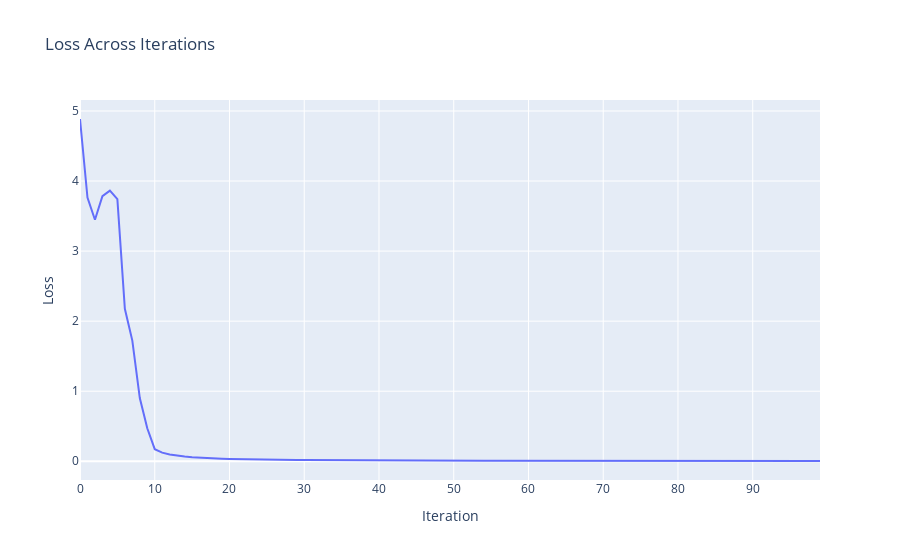

The code cell stored with this chart in its notebook:
### Code cell
iterations = 100
losses = []

for k in range(iterations):
  
  # forward pass
  ypred = [n(x) for x in xs]
  loss = sum((yout - ygt)**2 for ygt, yout in zip(ys, ypred))
  
  # backward pass
  for p in n.parameters():
    p.grad = 0.0
  loss.backward()
  
  # update
  for p in n.parameters():
    p.data += -0.1 * p.grad
  
  losses.append(loss.data)
  if iterations <= 20:
    print(k, loss.data)

for ygt, yout in zip(ys, ypred):
    print(f'target: {ygt}, pred: {yout.data}, loss ({yout.data} - {ygt})**2 = {((yout - ygt)**2).data}')

# import matplotlib.pyplot as plt
# plt.plot(losses)
# plt.xlabel('Iteration')
# plt.ylabel('Loss')
# plt.title('Loss Across Iterations')
# plt.show()

import plotly.graph_objects as go
fig = go.Figure()
fig.add_trace(go.Scatter(x=list(range(iterations)), y=losses, mode='lines', name='Loss'))
fig.update_layout(
    title='Loss Across Iterations',
    xaxis_title='Iteration',
    yaxis_title='Loss')
fig.show()

### Figure 1 — Plotly figure (JSON) as saved in the notebook; plotly's stock layout.template omitted (floating-point values rounded to 4 significant figures)
{"data": [{"mode": "lines", "name": "Loss", "type": "scatter", "x": [0, 1, 2, 3, 4, 5, 6, 7, 8, 9, 10, 11, 12, 13, 14, 15, 16, 17, 18, 19, 20, 21, 22, 23, 24, 25, 26, 27, 28, 29, 30, 31, 32, 33, 34, 35, 36, 37, 38, 39, 40, 41, 42, 43, 44, 45, 46, 47, 48, 49, 50, 51, 52, 53, 54, 55, 56, 57, 58, 59, 60, 61, 62, 63, 64, 65, 66, 67, 68, 69, 70, 71, 72, 73, 74, 75, 76, 77, 78, 79, 80, 81, 82, 83, 84, 85, 86, 87, 88, 89, 90, 91, 92, 93, 94, 95, 96, 97, 98, 99], "y": [4.886, 3.763, 3.448, 3.785, 3.863, 3.743, 2.177, 1.723, 0.9023, 0.4709, 0.1729, 0.1234, 0.09691, 0.07949, 0.06722, 0.05812, 0.05112, 0.04557, 0.04107, 0.03735, 0.03423, 0.03157, 0.02928, 0.02729, 0.02554, 0.024, 0.02262, 0.02139, 0.02028, 0.01928, 0.01837, 0.01754, 0.01678, 0.01607, 0.01543, 0.01483, 0.01427, 0.01376, 0.01328, 0.01283, 0.0124, 0.01201, 0.01164, 0.01129, 0.01096, 0.01064, 0.01035, 0.01007, 0.009802, 0.00955, 0.009309, 0.009081, 0.008863, 0.008654, 0.008456, 0.008265, 0.008083, 0.007909, 0.007742, 0.007581, 0.007427, 0.007279, 0.007136, 0.006999, 0.006866, 0.006739, 0.006616, 0.006497, 0.006383, 0.006272, 0.006165, 0.006061, 0.005961, 0.005864, 0.00577, 0.005679, 0.005591, 0.005505, 0.005422, 0.005341, 0.005262, 0.005186, 0.005112, 0.00504, 0.00497, 0.004901, 0.004835, 0.00477, 0.004707, 0.004646, 0.004586, 0.004527, 0.00447, 0.004415, 0.004361, 0.004308, 0.004256, 0.004205, 0.004156, 0.004108]}], "layout": {"title": {"text": "Loss Across Iterations"}, "xaxis": {"title": {"text": "Iteration"}}, "yaxis": {"title": {"text": "Loss"}}}}
